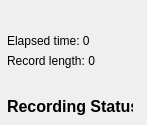
            <widget class="QWidget" name="widget_3" native="true">
             <property name="sizePolicy">
              <sizepolicy hsizetype="Preferred" vsizetype="Fixed">
               <horstretch>0</horstretch>
               <verstretch>0</verstretch>
              </sizepolicy>
             </property>
             <property name="minimumSize">
              <size>
               <width>140</width>
               <height>125</height>
              </size>
             </property>
             <widget class="QLabel" name="label_23">
              <property name="geometry">
               <rect>
                <x>7</x>
                <y>97</y>
                <width>126</width>
                <height>19</height>
               </rect>
              </property>
              <property name="font">
               <font>
                <family>Arial</family>
                <pointsize>12</pointsize>
                <weight>75</weight>
                <bold>true</bold>
               </font>
              </property>
              <property name="text">
               <string>Recording Status</string>
              </property>
             </widget>
             <widget class="QLabel" name="label_24">
              <property name="geometry">
               <rect>
                <x>7</x>
                <y>33</y>
                <width>131</width>
                <height>16</height>
               </rect>
              </property>
              <property name="text">
               <string>Elapsed time: 0</string>
              </property>
             </widget>
             <widget class="QLabel" name="label_25">
              <property name="geometry">
               <rect>
                <x>7</x>
                <y>53</y>
                <width>131</width>
                <height>16</height>
               </rect>
              </property>
              <property name="text">
               <string>Record length: 0</string>
              </property>
             </widget>
            </widget>
